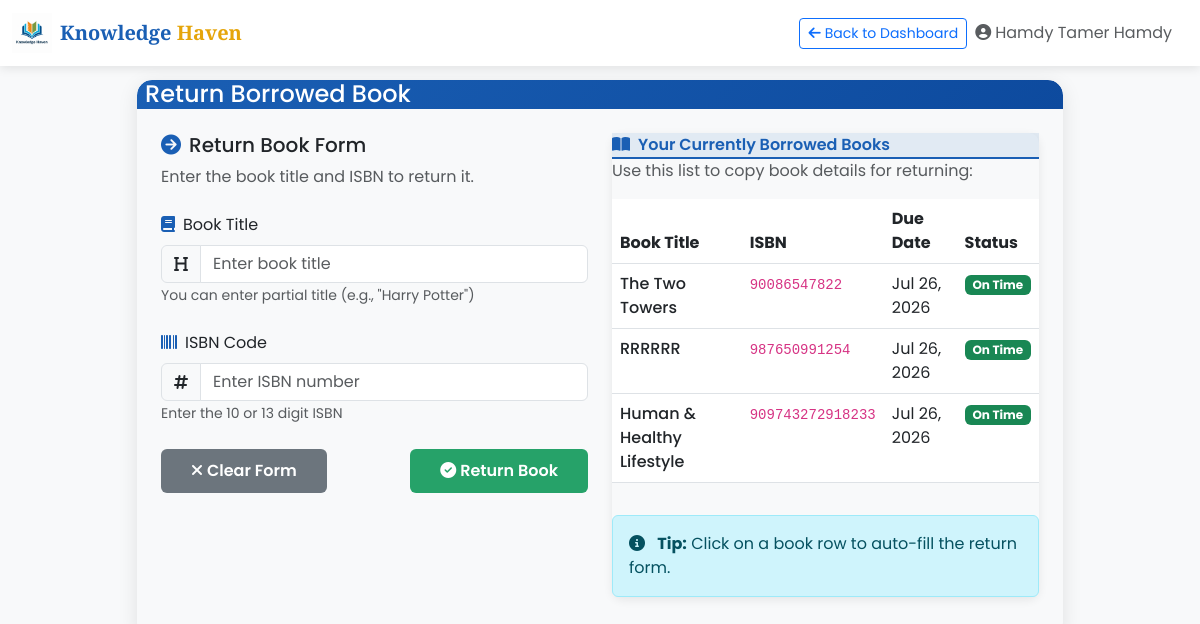
The app's page /user/books/return.php (signed in) with its own data.
### tables this page shows
CREATE TABLE `members` (
  `member_id` int(11) NOT NULL,
  `user_id` int(11) NOT NULL,
  `member_code` varchar(20) NOT NULL,
  `total_books_borrowed` int(11) DEFAULT 0,
  `current_fines` decimal(10,2) DEFAULT 0.00,
  `created_at` timestamp NOT NULL DEFAULT current_timestamp(),
  `updated_at` timestamp NOT NULL DEFAULT current_timestamp() ON UPDATE current_timestamp()
);

CREATE TABLE `users` (
  `user_id` int(11) NOT NULL,
  `username` varchar(50) NOT NULL,
  `email` varchar(100) NOT NULL,
  `password` varchar(255) NOT NULL,
  `gender` enum('Male','Female') DEFAULT NULL,
  `phone_number` varchar(15) DEFAULT NULL,
  `profile_image` varchar(255) DEFAULT 'images/user_image.jpg',
  `role` enum('user','employee') DEFAULT 'user',
  `registration_date` timestamp NOT NULL DEFAULT current_timestamp(),
  `is_active` tinyint(1) DEFAULT 1,
  `created_at` timestamp NOT NULL DEFAULT current_timestamp(),
  `updated_at` timestamp NOT NULL DEFAULT current_timestamp() ON UPDATE current_timestamp()
);

CREATE TABLE `transactions` (
  `transaction_id` int(11) NOT NULL,
  `member_id` int(11) NOT NULL,
  `book_id` int(11) NOT NULL,
  `transaction_type` enum('borrow','return','renew') NOT NULL,
  `borrow_date` date DEFAULT NULL,
  `due_date` date DEFAULT NULL,
  `return_date` date DEFAULT NULL,
  `renew_count` int(11) DEFAULT 0,
  `status` enum('active','completed','overdue') NOT NULL,
  `created_at` timestamp NOT NULL DEFAULT current_timestamp()
);

CREATE TABLE `books` (
  `book_id` int(11) NOT NULL,
  `title` varchar(255) NOT NULL,
  `author_id` int(11) NOT NULL,
  `category_id` int(11) NOT NULL,
  `location_id` int(11) DEFAULT NULL,
  `isbn` varchar(20) NOT NULL,
  `publication_year` year(4) DEFAULT NULL,
  `publisher` varchar(100) DEFAULT NULL,
  `total_copies` int(11) DEFAULT 1,
  `available_copies` int(11) DEFAULT 1,
  `description` text DEFAULT NULL,
  `created_at` timestamp NOT NULL DEFAULT current_timestamp(),
  `updated_at` timestamp NOT NULL DEFAULT current_timestamp() ON UPDATE current_timestamp()
);

### user/books/return.php (the view, shortened to what this page needs)
<?php
include "../../config.php";
$user_id = $_SESSION['user_id'];
$query = "SELECT u.*, m.member_id, m.member_code
          FROM users u
          LEFT JOIN members m ON u.user_id = m.user_id
          WHERE u.user_id = ? AND u.role = 'user'";
$stmt = mysqli_prepare($conn, $query);
mysqli_stmt_bind_param($stmt, "i", $user_id);
mysqli_stmt_execute($stmt);
$result = mysqli_stmt_get_result($stmt);
$user = mysqli_fetch_assoc($result);
$book_title = '';
$isbn = '';
$borrowed_books_query = "SELECT b.title, b.isbn, t.borrow_date, t.due_date
                        FROM transactions t
                        JOIN books b ON t.book_id = b.book_id
                        WHERE t.member_id = ?
                        AND t.status = 'active'
                        AND t.transaction_type = 'borrow'
                        ORDER BY t.due_date ASC";
$stmt = mysqli_prepare($conn, $borrowed_books_query);
mysqli_stmt_bind_param($stmt, "i", $user['member_id']);
mysqli_stmt_execute($stmt);
$borrowed_books = mysqli_stmt_get_result($stmt);
?>
<!DOCTYPE html>
<html lang="en">
<head>
    <link href="https://cdn.jsdelivr.net/npm/bootstrap@5.3.0-alpha1/dist/css/bootstrap.min.css" rel="stylesheet">
    <link rel="stylesheet" href="https://cdnjs.cloudflare.com/ajax/libs/font-awesome/6.4.0/css/all.min.css">
</head>
<body>
    <nav class="navbar navbar-expand-lg navbar-custom fixed-top">
        <div class="container-fluid">
            <a class="navbar-brand" href="../dashboard.php">
                <div class="d-flex align-items-center">
                    <img src="../../assets/images/logo-library.png" alt="Logo" width="40" height="40" class="me-2">
                    <span style="font-family: 'Playfair Display', serif; font-weight: 700; color: var(--primary-color);">
                        Knowledge <span style="color: var(--accent-color);">Haven</span>
                    </span>
                </div>
            </a>
            <div class="d-flex align-items-center">
                <a href="../dashboard.php" class="btn btn-outline-primary btn-sm me-2">
                    <i class="fas fa-arrow-left me-1"></i>Back to Dashboard
                </a>
                <span class="me-3 d-none d-md-block text-muted">
                    <i class="fas fa-user-circle me-1"></i><?php echo htmlspecialchars($user['username']); ?>
                </span>
            </div>
        </div>
    </nav>
    <div class="container">
        <div class="row justify-content-center">
            <div class="col-lg-10">
                <div class="return-card">
                    <div class="card-header card-header-custom">
                        <h4 class="mb-0"><i class="fas fa-book-return me-2"></i>Return Borrowed Book</h4>
                    </div>
                    <div class="card-body p-4">
                        <div class="row">
                            <div class="col-lg-6">
                                <div class="mb-4">
                                    <h5><i class="fas fa-arrow-circle-right form-icon me-2"></i>Return Book Form</h5>
                                    <p class="text-muted">Enter the book title and ISBN to return it.</p>
                                </div>
                                <form method="POST" action="" id="returnForm">
                                    <div class="mb-4">
                                        <label for="book_title" class="form-label">
                                            <i class="fas fa-book form-icon me-2"></i>Book Title
                                        </label>
                                        <div class="input-group">
                                            <span class="input-group-text">
                                                <i class="fas fa-heading"></i>
                                            </span>
                                            <input type="text"
                                                   class="form-control"
                                                   id="book_title"
                                                   name="book_title"
                                                   placeholder="Enter book title"
                                                   value="<?php echo htmlspecialchars($book_title); ?>"
                                                   required>
                                        </div>
                                        <small class="text-muted">You can enter partial title (e.g., "Harry Potter")</small>
                                    </div>
                                    <div class="mb-4">
                                        <label for="isbn" class="form-label">
                                            <i class="fas fa-barcode form-icon me-2"></i>ISBN Code
                                        </label>
                                        <div class="input-group">
                                            <span class="input-group-text">
                                                <i class="fas fa-hashtag"></i>
                                            </span>
                                            <input type="text"
                                                   class="form-control"
                                                   id="isbn"
                                                   name="isbn"
                                                   placeholder="Enter ISBN number"
                                                   value="<?php echo htmlspecialchars($isbn); ?>"
                                                   required>
                                        </div>
                                        <small class="text-muted">Enter the 10 or 13 digit ISBN</small>
                                    </div>
                                    <div class="d-flex justify-content-between mt-4">
                                        <button type="button" class="btn btn-clear" onclick="clearForm()">
                                            <i class="fas fa-times me-1"></i>Clear Form
                                        </button>
                                        <button type="submit" class="btn btn-return" id="returnButton">
                                            <i class="fas fa-check-circle me-1"></i>Return Book
                                        </button>
                                    </div>
                                </form>
                            </div>
                            <div class="col-lg-6">
                                <div class="book-list-card">
                                    <div class="card-header">
                                        <i class="fas fa-book-open me-2"></i>Your Currently Borrowed Books
                                    </div>
                                    <div class="card-body">
                                        <?php if (mysqli_num_rows($borrowed_books) > 0): ?>
                                            <p class="text-muted mb-3">Use this list to copy book details for returning:</p>
                                            <div class="table-responsive">
                                                <table class="table table-hover">
                                                    <thead>
                                                        <tr>
                                                            <th>Book Title</th>
                                                            <th>ISBN</th>
                                                            <th>Due Date</th>
                                                            <th>Status</th>
                                                        </tr>
                                                    </thead>
                                                    <tbody>
                                                        <?php while($book = mysqli_fetch_assoc($borrowed_books)):
                                                            $due_date = new DateTime($book['due_date']);
                                                            $today = new DateTime();
                                                            $days_diff = $today->diff($due_date)->days;
                                                            $is_overdue = $due_date < $today;
                                                            $is_due_soon = !$is_overdue && $days_diff <= 3;
                                                        ?>
                                                        <tr class="<?php echo $is_overdue ? 'overdue' : ($is_due_soon ? 'due-soon' : ''); ?>">
                                                            <td>
                                                                <div class="fw-medium"><?php echo htmlspecialchars($book['title']); ?></div>
                                                            </td>
                                                            <td>
                                                                <code><?php echo htmlspecialchars($book['isbn']); ?></code>
                                                            </td>
                                                            <td><?php echo date('M d, Y', strtotime($book['due_date'])); ?></td>
                                                            <td>
                                                                <?php if ($is_overdue): ?>
                                                                    <span class="badge bg-danger">Overdue</span>
                                                                <?php elseif ($is_due_soon): ?>
                                                                    <span class="badge bg-warning text-dark">Due Soon</span>
                                                                <?php else: ?>
                                                                    <span class="badge bg-success">On Time</span>
                                                                <?php endif; ?>
                                                            </td>
                                                        </tr>
                                                        <?php endwhile; ?>
                                                    </tbody>
                                                </table>
                                            </div>
                                            <div class="alert alert-info mt-3">
                                                <i class="fas fa-info-circle me-2"></i>
                                                <strong>Tip:</strong> Click on a book row to auto-fill the return form.
                                            </div>
                                        <?php endif; ?>
                                    </div>
                                </div>
                            </div>
                        </div>
                    </div>
                </div>
            </div>
        </div>
    </div>
</body>
</html>

### user/books/return.php (style rules this page uses)
:root { --primary-color: #1a5fb4; --secondary-color: #26a269; --accent-color: #e5a50a; --dark-color: #2d2d2d; --light-color: #f8f9fa; }
body { font-family: 'Poppins', sans-serif; background-color: #f8f9fa; padding-top: 80px; }
.navbar-custom { background-color: white; box-shadow: 0 2px 10px rgba(0,0,0,0.1); }
.return-card { border-radius: 15px; border: none; box-shadow: 0 5px 20px rgba(0,0,0,0.1); overflow: hidden; }
.card-header-custom { background: linear-gradient(135deg, var(--primary-color) 0%, #0d4a9e 100%); color: white; border-radius: 15px 15px 0 0 !important; }
.form-icon { color: var(--primary-color); }
.btn-return { background-color: var(--secondary-color); color: white; border: none; padding: 10px 30px; font-weight: 600; }
.btn-clear { background-color: #6c757d; color: white; border: none; padding: 10px 30px; font-weight: 600; }
.book-list-card { border-radius: 10px; border: none; box-shadow: 0 3px 10px rgba(0,0,0,0.08); }
.book-list-card .card-header { background-color: rgba(26, 95, 180, 0.1); color: var(--primary-color); font-weight: 600; border-bottom: 2px solid var(--primary-color); }

### records on screen
members: user.username "Hamdy Tamer Hamdy"
transactions: book.title "The Two Towers", book.isbn "90086547822", due_date "Jul 26, 2026", shows "On Time"
transactions: book.title "RRRRRR", book.isbn "987650991254", due_date "Jul 26, 2026", shows "On Time"
transactions: book.title "Human & Healthy Lifestyle", book.isbn "909743272918233", due_date "Jul 26, 2026", shows "On Time"
